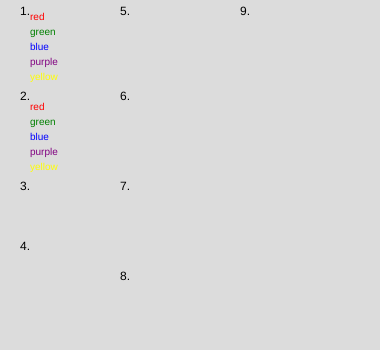
Frame 1 (no input)
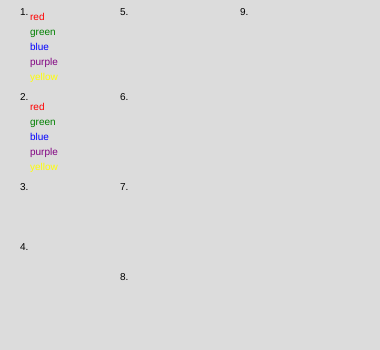
Frame 60 (no input)
Frame 120 (the mouse pressed at the canvas centre since frame 60): identical to frame 60, image omitted

The p5.js sketch that drew these frames (run headless with seeded random() and noise() and a simulated clock; from frame 60 on, the mouse is pressed at the canvas centre):

// p5.js sketch
// ── sketch.js
function setup() {
  createCanvas(380, 350);
}

function draw() {
  background(220);
  fill(0);

  //tekst voor alle plekken nummers
  text('1.',20,15);
  text('2.',20,100);
  text('3.',20,190);
  text('4.',20,250);
  text('5.',120,15);
  text('6.',120,100);
  text('7.',120,190);
  text('8.',120,280);
  text('9.',240,15); 
  
  //Alle kleuren variabel
  let kleuren = ['red','green','blue','purple','yellow']

//1. Kleuren in een array
   for(let Nummer1 = 0; Nummer1 < kleuren.length; Nummer1++){  
      fill(kleuren[Nummer1]);
      textSize(10);
      text(kleuren[Nummer1],30, 15 * Nummer1 +20); 
    }


//2. Pas de array aan met pop
for(let Nummer2 = 0; Nummer2 < kleuren.length; Nummer2++){  
  fill(kleuren[Nummer2]);
  text(kleuren[Nummer2],30, 15 * Nummer2 +110); 
}

kleuren.shift(0);
kleuren.push(0);

//3. Twee kleuren weghalen





//4. Getallen filteren




}
